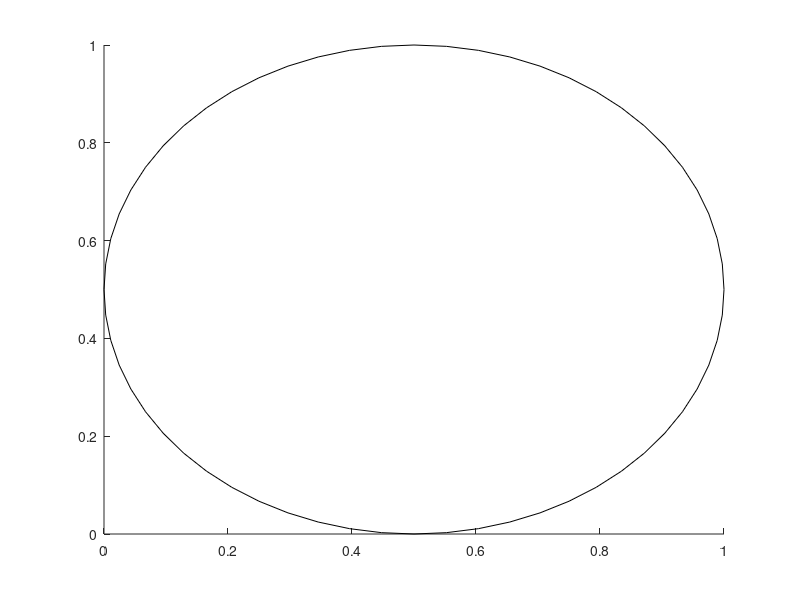

Write the MATLAB code that produced this figure. (Note: this script raises an error after producing the figure.)
% Figure 1


x = 0.5; y = 0.5; r = 0.5;
rectangle('position', [x-r,y-r, 2*r, 2*r], 'Curvature', [1 1]);

pdeellip(0,0,1,0.3,pi/4) 